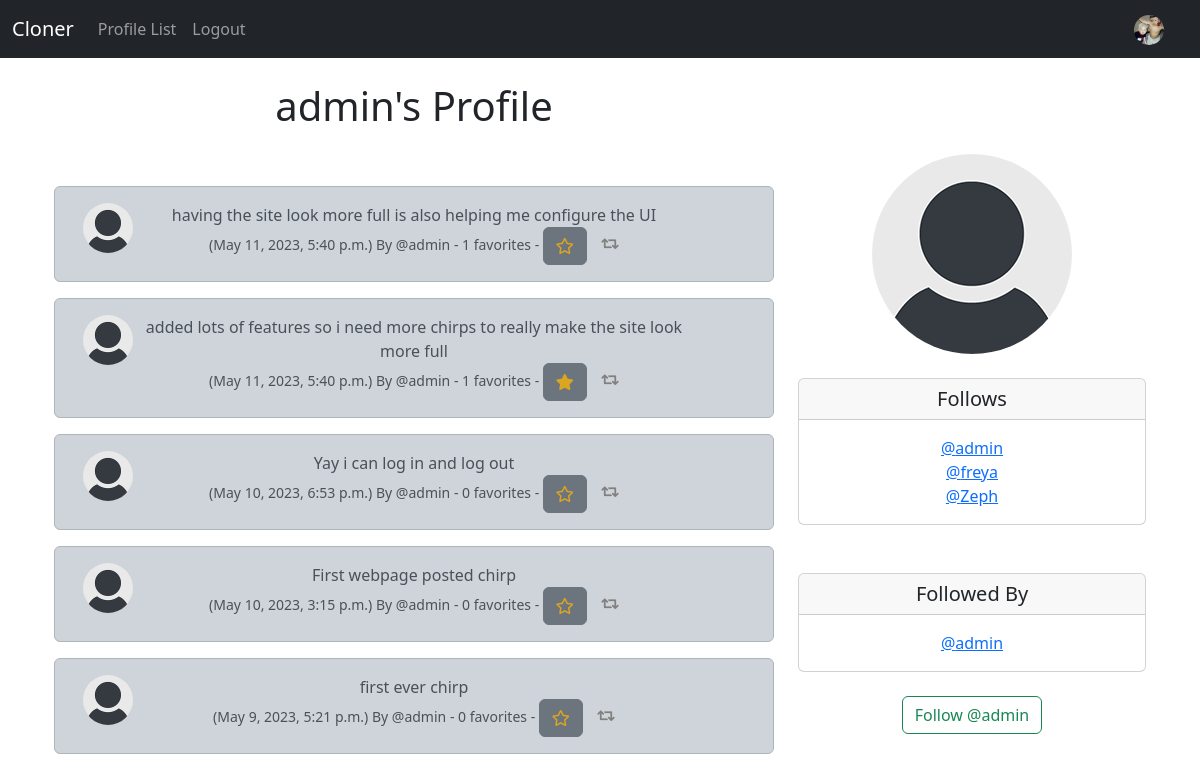
/profile/1 (signed in), run on an earlier commit of the app's database.
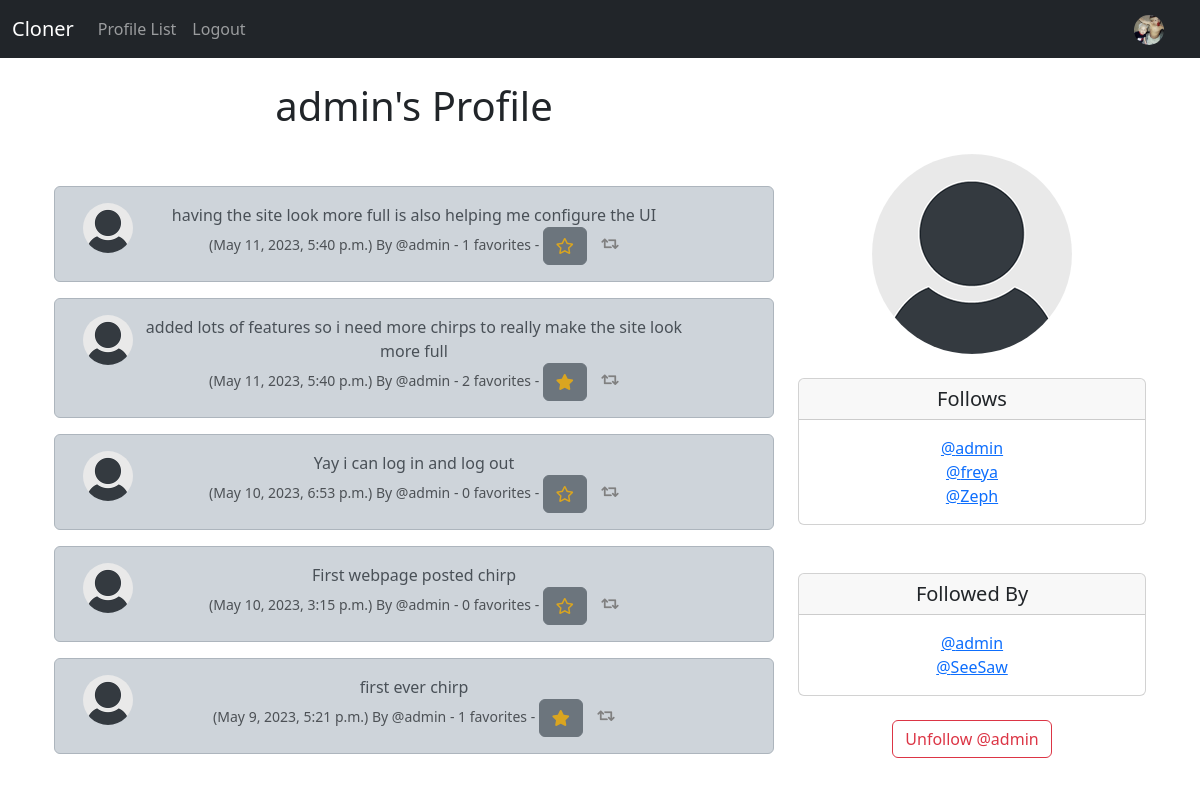
And on a later commit of the database.
### cloner/models.py (models this page shows, shortened)
class Chirp(models.Model):
    user = models.ForeignKey(
        User, related_name="chirps",
        on_delete=models.DO_NOTHING
    )
    body = models.CharField(max_length=200)
    created_at = models.DateTimeField(auto_now=True)
    favorites = models.ManyToManyField(User, related_name='chirp_like', blank=True)
    def total_faves(self):
        total = 0
        total = self.favorites.count()
        return total

class Profile(models.Model):
    user = models.OneToOneField(User, on_delete=models.CASCADE)
    follows = models.ManyToManyField("self",
        related_name="followed_by",
        symmetrical=False,
        blank=True)
    date_modified = models.DateTimeField(User, auto_now=True)
    profile_pic = models.ImageField(null=True, blank=True, upload_to="images/")
    profile_bio = models.CharField(null=True, blank=True, max_length=100)
    def __str__(self):
        return self.user.username

### cloner/views.py (the view, shortened to what this page needs)
# urls.py: path('profile/<int:pk>', views.profile, name='profile'),
def profile(request, pk):
    if request.user.is_authenticated:
        profile = Profile.objects.get(user_id=pk)
        chirps = Chirp.objects.filter(user_id=pk).order_by("-created_at")
        return render(request, 'profile.html', {"profile":profile, "chirps":chirps})
    else:
        messages.success(request, ("You Must Be Logged In To Access This Page"))
        return redirect('home')

### cloner/templates/profile.html (shortened to what this page needs)
{% extends 'base.html' %}
{% load static %}
{% block content %}
{% if profile %}
    <div class="container text-center">
        <div class="row">
            <div class="col-8">
            <h1>
                {{ profile.user.username }}'s Profile
            </h1>
            <br/><br/>
                {% if chirps %}
                    {% for chirp in chirps %}
                        <div class="alert alert-dark" role="alert">
    <div class="container">
        <div class="row">
            <div class="col-1">
                {% if profile.profile_pic %}
                <img src="{{ profile.profile_pic.url }}" width="50" height="50"
                class="rounded-circle">
                {% else %}
                <img src="{% static 'images/default_profile_pic.png' %}" width="50" height="50" class="rounded-circle">
                {% endif %}
            </div>
            <div class="col-10">
                            {{chirp.body}}<br/>
                            <small class="text-muted">
                            ({{ chirp.created_at }}) By
                            @{{ chirp.user.username }}
                            - {{ chirp.total_faves }} favorites -
                            {% if user in chirp.favorites.all %}
                            <a href="{% url 'chirp_fave' chirp.id %}"><button class="btn btn-secondary"><i class="fas fa-star" style="color: goldenrod;"></i></button></a>
                            {% else %}
                            <a href="{% url 'chirp_fave' chirp.id %}"><button class="btn btn-secondary"><i class="far fa-star" style="color: goldenrod;"></i></button></a>
                            {% endif %}
<a href="{% url 'show_chirp' chirp.id %}"><i class="fas fa-retweet" style="color: grey;"></i></a>
                            </small>
            </div>
         </div>
    </div>
    </div>
                    {% endfor %}
                {% endif %}
            </div>
            <div class="col-4">
                <br/><br/><br/>
                {% if profile.profile_pic %}
                <img src="{{ profile.profile_pic.url }}" width="200" height="200" class="rounded-circle">
                {% endif %}
                <br/><br/>
                <div class="card">
                    <h5 class="card-header">Follows</h5>
                    <div class="card-body">
                      <p class="card-text">
                        {% for following in profile.follows.all %}
                        <a href ="{% url 'profile' following.user.id %}">@{{ following }}</a><br/>
                        {% endfor %}
                      </p>
                    </div>
                  </div>
                  <br/><br/>
                  <div class="card">
                    <h5 class="card-header">Followed By</h5>
                    <div class="card-body">
                      <p class="card-text">
                        {% for following in profile.followed_by.all %}
                        <a href ="{% url 'profile' following.user.id %}">@{{ following }}</a><br/>
                        {% endfor %}
                      </p>
                    </div>
                  </div>
            <br/>
            <form method="POST">
            {% if profile in user.profile.follows.all %}
                <button class="btn btn-outline-danger" name="follow" value="unfollow" type="submit">
                    Unfollow @{{profile.user.username|lower}}
                </button>
            {% else %}
                <button class="btn btn-outline-success" name="follow" value="follow" type="submit">
                    Follow @{{profile.user.username|lower}}
                </button>
            {% endif %}
            </form>
            <br/>
        </div>
        </div>
    </div>
{% endif %}
{% endblock %}

What changed in the data, as far as the page shows it:
computed for Chirp (number 2 of 5 on the later page): total_faves "1" → "2"
computed for Chirp "first ever chirp": total_faves "0" → "1"
now on this page (row edited): Profile: user.username "SeeSaw", shown under "Followed By"
Also different on the page:
text no longer shown: "Follow @"
text now shown: "Unfollow @"
